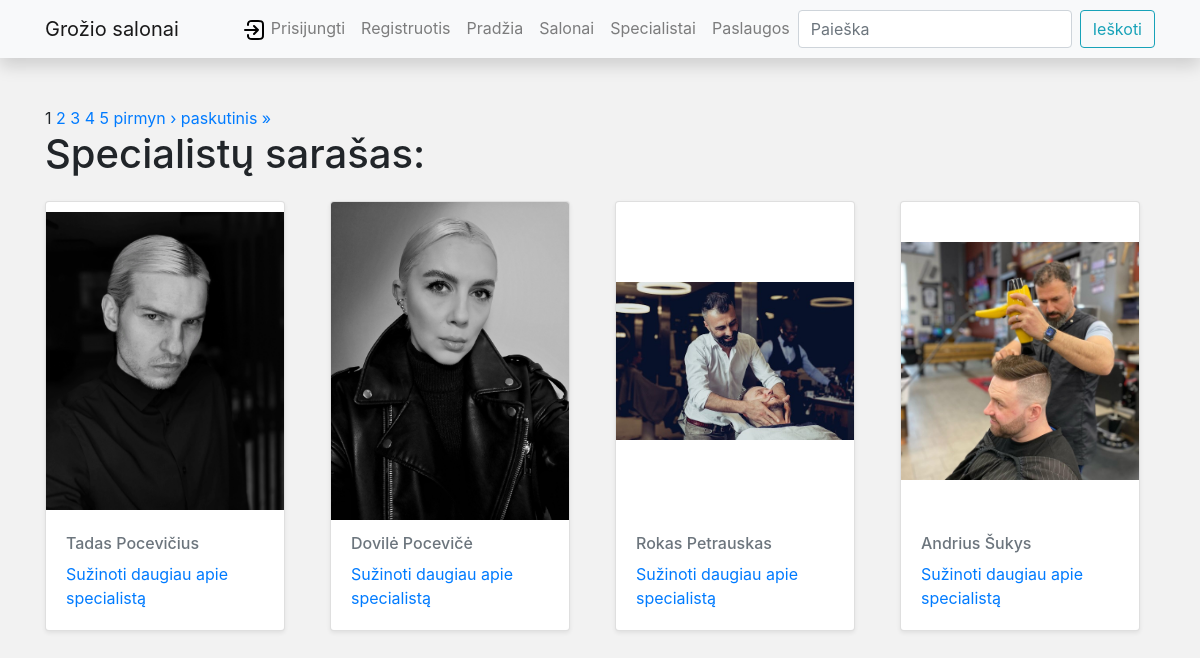
The page /salono_rezervacijos/specialistai/ on the database its author committed.
### salono_rezervacijos/models.py (models this page shows, shortened)
class Specialistas(models.Model):
    vardas = models.CharField(max_length=255)
    pavarde = models.CharField(max_length=255)
    patirtis = models.IntegerField()
    description = HTMLField(default="Apie specialista")
    cover = models.ImageField("Specialisto nuotrauka", upload_to="covers", null=True)
    paslaugos_id = models.ForeignKey(Paslauga, on_delete=models.SET_NULL, related_name="specialistas_rn", null=True,
                                     blank=True)
    klientas = models.ForeignKey(User, on_delete=models.SET_NULL, null=True, blank=True)
    class Meta:
        verbose_name = "Specialistas"
        verbose_name_plural = "Specialistai"

### salono_rezervacijos/views.py (the view)
# urls.py: path("specialistai/", views.SpecialistaiListView.as_view(), name='specialistai_n'),
class SpecialistaiListView(generic.ListView):
    model = Specialistas
    paginate_by = 4
    context_object_name = 'specialistai_list'
    template_name = "specialistai_list.html"

### salono_rezervacijos/templates/specialistai_list.html (shortened to what this page needs)
{% extends "base.html" %} {% block content %}
{% load static %}
{% if is_paginated %}
    <div class="pagination">
        <span class="step-links">
            {% for num in page_obj.paginator.page_range %}
                {% if page_obj.number == num %}
                    <span class="current">{{ num }}</span>
                {% else %}
                    <a href="?page={{ num }}">{{ num }}</a>
                {% endif %}
            {% endfor %}
            {% if page_obj.has_next %}
                <a href="?page={{ page_obj.next_page_number }}">pirmyn &rsaquo;</a>
                <a href="?page={{ page_obj.paginator.num_pages }}">paskutinis &raquo;</a>
            {% endif %}
        </span>
    </div>
{% endif %}
<h1>Specialistų sarašas: {{ laikinas_kintamasis }}</h1>
{% if specialistai_list %}
<div class="row">
    {% for specialistas_obj in specialistai_list %}
    <div class="col-sm-6 col-md-3 d-flex align-items-stretch">
        <div class="card mb-4 shadow-sm">
            {% if specialistas_obj.cover %}
            <img src="{{ specialistas_obj.cover.url }}" class="card-img-top">
            {% else %}
            <img src="{% static 'img/no-image.png' %}" class="card-img-top">
            {% endif %}
            <div class="card-body">
                <h6 class="card-subtitle mb-2 text-muted">{{ specialistas_obj.vardas }} {{ specialistas_obj.pavarde }}</h6>
                <p class="card-text">
                    <a href="{% url 'specialistas-detail_n' specialistas_obj.id %}">Sužinoti daugiau apie specialistą</a>
                </p>
            </div>
        </div>
    </div>
    {% endfor %}
</div>
{% else %}
<p>Specialistų nėra!</p>
{% endif %}
{% endblock %}

### salono_rezervacijos/static/css/styles.css (style rules this page uses)
.card { height: 430px; margin-top: 15px; margin-right: 15px; margin-bottom: 15px; width: 300px; }
.card-img-top { height: 75%; object-fit: contain; }
body { background-color: #f2f2f2; }

### rows shown on the page
Specialistas: cover (picture), vardas "Tadas", pavarde "Pocevičius"
Specialistas: cover (picture), vardas "Dovilė", pavarde "Pocevičė"
Specialistas: cover (picture), vardas "Rokas", pavarde "Petrauskas"
Specialistas: cover (picture), vardas "Andrius", pavarde "Šukys"

### other values the page prints
{{ num }} "1"
{{ num }} "2" "3" "4" "5"
